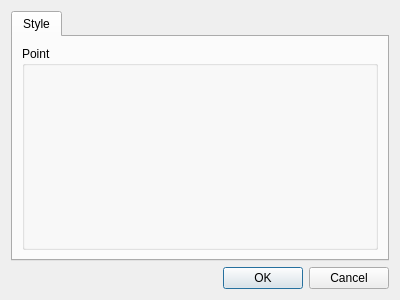
<?xml version="1.0" encoding="UTF-8"?>
<ui version="4.0">
 <class>EditDataObjectDialog</class>
 <widget class="QDialog" name="EditDataObjectDialog">
  <property name="geometry">
   <rect>
    <x>0</x>
    <y>0</y>
    <width>400</width>
    <height>300</height>
   </rect>
  </property>
  <property name="windowTitle">
   <string>Dialog</string>
  </property>
  <layout class="QVBoxLayout" name="verticalLayout">
   <item>
    <widget class="QTabWidget" name="tabWidget">
     <property name="currentIndex">
      <number>0</number>
     </property>
     <widget class="QWidget" name="tab">
      <attribute name="title">
       <string>Style</string>
      </attribute>
      <layout class="QVBoxLayout" name="verticalLayout_2">
       <item>
        <widget class="QGroupBox" name="pointGroupBox">
         <property name="title">
          <string>Point</string>
         </property>
         <layout class="QVBoxLayout" name="verticalLayout_3">
          <item>
           <widget class="Minerva::QtWidgets::PointStyleWidget" name="pointStyleWidget" native="true"/>
          </item>
         </layout>
        </widget>
       </item>
      </layout>
     </widget>
    </widget>
   </item>
   <item>
    <widget class="QDialogButtonBox" name="buttonBox">
     <property name="orientation">
      <enum>Qt::Horizontal</enum>
     </property>
     <property name="standardButtons">
      <set>QDialogButtonBox::Cancel|QDialogButtonBox::Ok</set>
     </property>
    </widget>
   </item>
  </layout>
 </widget>
 <customwidgets>
  <customwidget>
   <class>Minerva::QtWidgets::PointStyleWidget</class>
   <extends>QWidget</extends>
   <header>PointStyleWidget.h</header>
   <container>1</container>
  </customwidget>
 </customwidgets>
 <resources/>
 <connections>
  <connection>
   <sender>buttonBox</sender>
   <signal>accepted()</signal>
   <receiver>EditDataObjectDialog</receiver>
   <slot>accept()</slot>
   <hints>
    <hint type="sourcelabel">
     <x>248</x>
     <y>254</y>
    </hint>
    <hint type="destinationlabel">
     <x>157</x>
     <y>274</y>
    </hint>
   </hints>
  </connection>
  <connection>
   <sender>buttonBox</sender>
   <signal>rejected()</signal>
   <receiver>EditDataObjectDialog</receiver>
   <slot>reject()</slot>
   <hints>
    <hint type="sourcelabel">
     <x>316</x>
     <y>260</y>
    </hint>
    <hint type="destinationlabel">
     <x>286</x>
     <y>274</y>
    </hint>
   </hints>
  </connection>
 </connections>
</ui>
